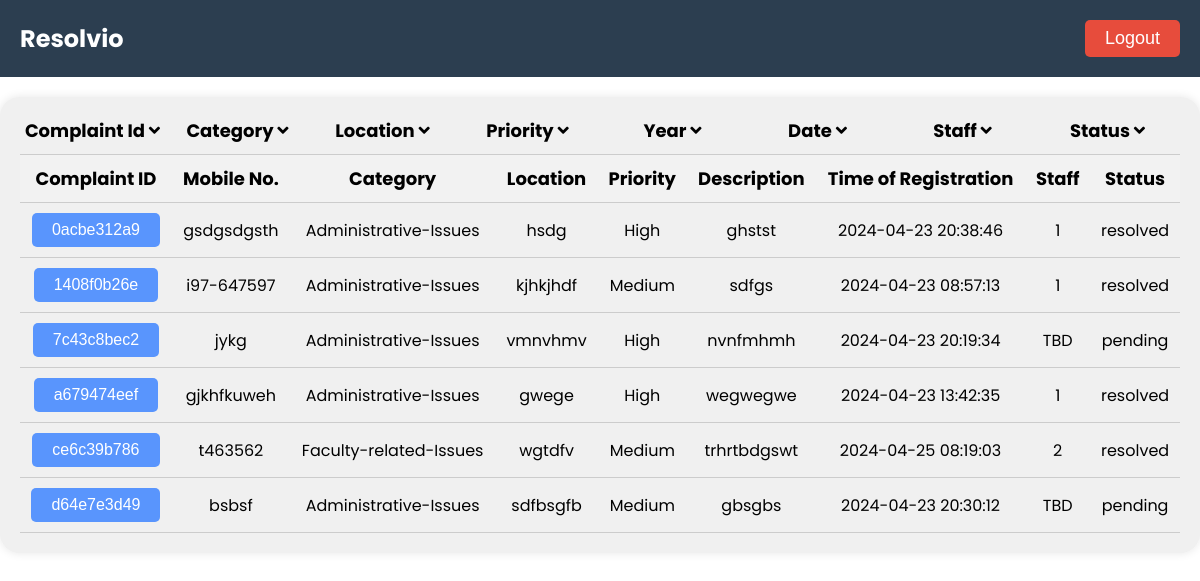
Page /staff/admin_complaints.php on the earlier database version.
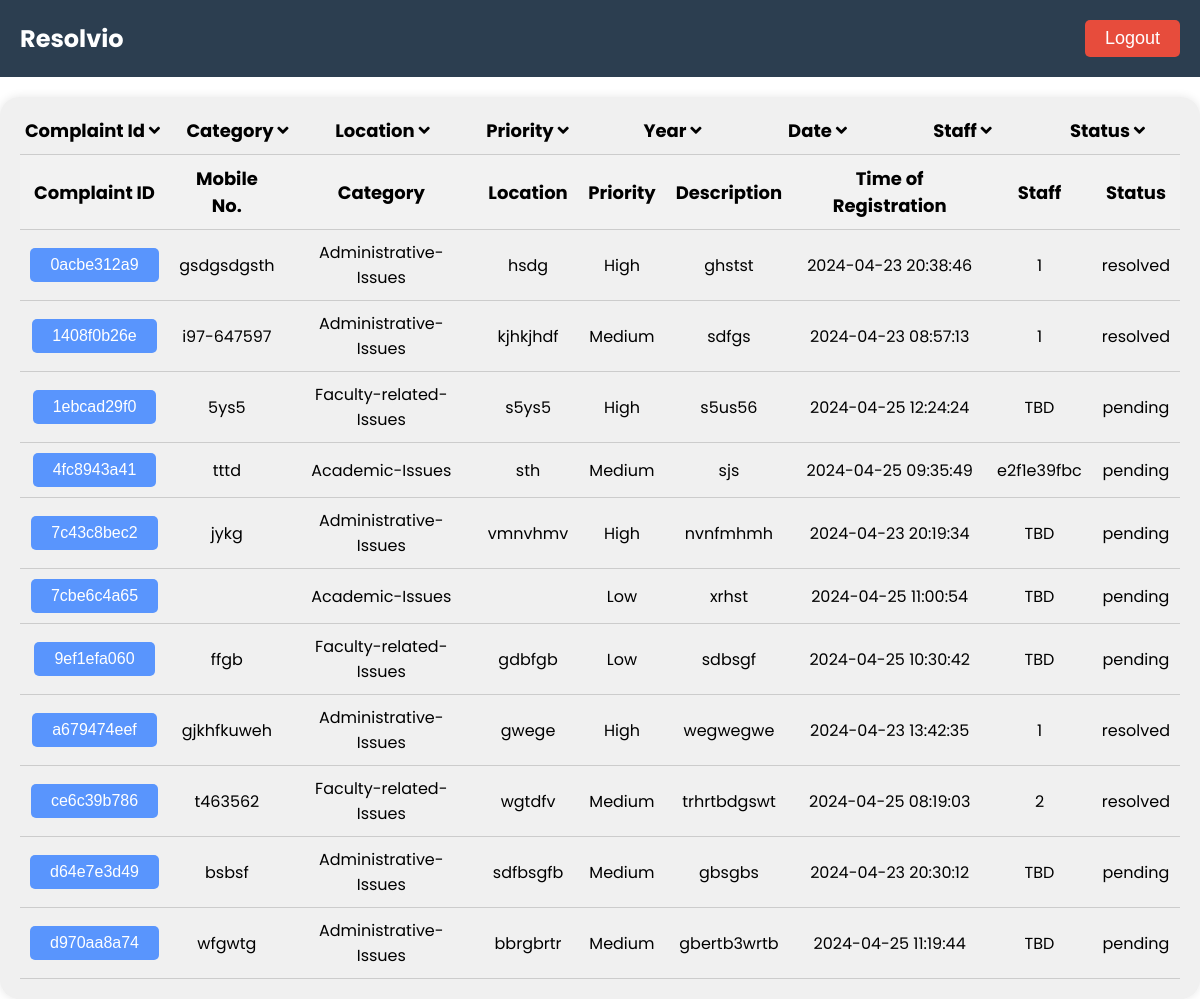
Same page on the later database version.
### tables this page shows
CREATE TABLE `complaints` (
  `C_Id` varchar(10) NOT NULL,
  `Mob` varchar(20) DEFAULT NULL,
  `Category` varchar(50) DEFAULT NULL,
  `Location` varchar(100) DEFAULT NULL,
  `Priority` varchar(20) DEFAULT NULL,
  `Description` text,
  `Reg_time` timestamp NULL DEFAULT CURRENT_TIMESTAMP,
  `staff` varchar(200) DEFAULT 'TBD',
  `status` enum('pending','resolved') DEFAULT 'pending',
  `u_id` varchar(10) DEFAULT NULL,
  PRIMARY KEY (`C_Id`),
  KEY `fk_complaints_users` (`u_id`),
  CONSTRAINT `fk_complaints_users` FOREIGN KEY (`u_id`) REFERENCES `users` (`u_id`)
);

### staff/admin_complaints.php (the view, shortened to what this page needs)
<!DOCTYPE html>
<html lang="en">
<head>
    <link rel="stylesheet" href="staff.css">
    <link rel="stylesheet" href="https://cdnjs.cloudflare.com/ajax/libs/font-awesome/5.15.4/css/all.min.css" />
</head>
<body>
    <div class="container">
        <div class="nav">
            <p>Resolvio</p>
            <a href="../destroy.php">
                <button class="logb">Logout</button>
            </a>
        </div>
        <div class="content">
            <div class="con-updates">
                <p>Complaint Id <i class="fas fa-angle-down"></i></p>
                <p>Category <i class="fas fa-angle-down"></i></p>
                <p>Location <i class="fas fa-angle-down"></i></p>
                <p>Priority <i class="fas fa-angle-down"></i></p>
                <p>Year <i class="fas fa-angle-down"></i></p>
                <p>Date <i class="fas fa-angle-down"></i></p>
                <p>Staff <i class="fas fa-angle-down"></i></p>
                <p>Status <i class="fas fa-angle-down"></i></p>
            </div>
            <table class="com-table">
                <thead>
                    <tr>
                        <th>Complaint ID</th>
                        <th>Mobile No.</th>
                        <th>Category</th>
                        <th>Location</th>
                        <th>Priority</th>
                        <th>Description</th>
                        <th>Time of Registration</th>
                        <th>Staff</th>
                        <th colspan="2">Status</th>
                    </tr>
                </thead>
                <tbody>
                    <?php
                        require_once '../config.php';
                        $sql = "SELECT * FROM complaints";
                        $result = mysqli_query($conn, $sql);
                        while ($row = mysqli_fetch_array($result)) {
                    ?>
                    <tr>
                        <td class="tab"><a href="assign.php?id=<?php echo $row['C_Id']; ?>"><button class='alress'><?php echo $row['C_Id']; ?></button></a></td>
                        <td class="tab"><?php echo $row['Mob'] ?></td>
                        <td class="tab"><?php echo $row['Category'] ?></td>
                        <td class="tab"><?php echo $row['Location'] ?></td>
                        <td class="tab"><?php echo $row['Priority'] ?></td>
                        <td class="tab"><?php echo $row['Description'] ?></td>
                        <td class="tab"><?php echo $row['Reg_time'] ?></td>
                        <td class="tab"><?php echo $row['staff'] ?></td>
                        <td class="tab"><?php echo $row['status'] ?></td>
                    </tr>
                    <?php } ?>
                </tbody>
            </table>
        </div>
    </div>
 </body>
</html>

### staff/staff.css (style rules this page uses)
* { margin: 0; padding: 0; box-sizing: border-box; }
body, input { font-family: "Poppins", sans-serif; }
.container { position: relative; width: 100%; background-color: #fff; min-height: 100vh; overflow: hidden; }
.nav { background-color: #2c3e50; color: #fff; padding: 20px; display: flex; justify-content: space-between; align-items: center; }
.nav p { margin: 0; font-size: 24px; font-weight: bold; }
.content { margin-top: 20px; background-color: #f0f0f0; padding: 20px; border-radius: 20px; box-shadow: 0px 0px 10px 0px rgba(0, 0, 0, 0.1); }
.con-updates { display: grid; grid-template-columns: repeat(8, 1fr); border-bottom: 1px solid #ccc; padding-bottom: 10px; }
.con-updates p { font-size: 18px; font-weight: bold; text-align: center; }
.com-table { width: 100%; border-collapse: collapse; }
.com-table th, .com-table td { padding: 10px; text-align: center; border-bottom: 1px solid #ccc; }
.com-table th { background-color: #f2f2f2; font-size: 18px; }
.com-table td.tab { font-size: 16px; }
.com-table button { background-color: #5995fd; color: #fff; border: none; padding: 8px 20px; border-radius: 5px; cursor: pointer; font-size: 16px; transition: background-color 0.3s ease; }
.logb { background-color: #e74c3c; color: #fff; border: none; padding: 8px 20px; border-radius: 5px; cursor: pointer; font-size: 18px; transition: background-color 0.3s ease; }
.alress { background-color: }

Differences in the rows shown:
added complaints: C_Id "1ebcad29f0", Mob "5ys5", Category "Faculty-related-Issues", Location "s5ys5", Priority "High", Description "s5us56", Reg_time "2024-04-25 12:24:24", staff "TBD", status "pending"
added complaints: C_Id "4fc8943a41", Mob "tttd", Category "Academic-Issues", Location "sth", Priority "Medium", Description "sjs", Reg_time "2024-04-25 09:35:49", staff "e2f1e39fbc", status "pending"
added complaints: C_Id "7cbe6c4a65", Category "Academic-Issues", Priority "Low", Description "xrhst", Reg_time "2024-04-25 11:00:54", staff "TBD", status "pending"
added complaints: C_Id "9ef1efa060", Mob "ffgb", Category "Faculty-related-Issues", Location "gdbfgb", Priority "Low", Description "sdbsgf", Reg_time "2024-04-25 10:30:42", staff "TBD", status "pending"
added complaints: C_Id "d970aa8a74", Mob "wfgwtg", Category "Administrative-Issues", Location "bbrgbrtr", Priority "Medium", Description "gbertb3wrtb", Reg_time "2024-04-25 11:19:44", staff "TBD", status "pending"
